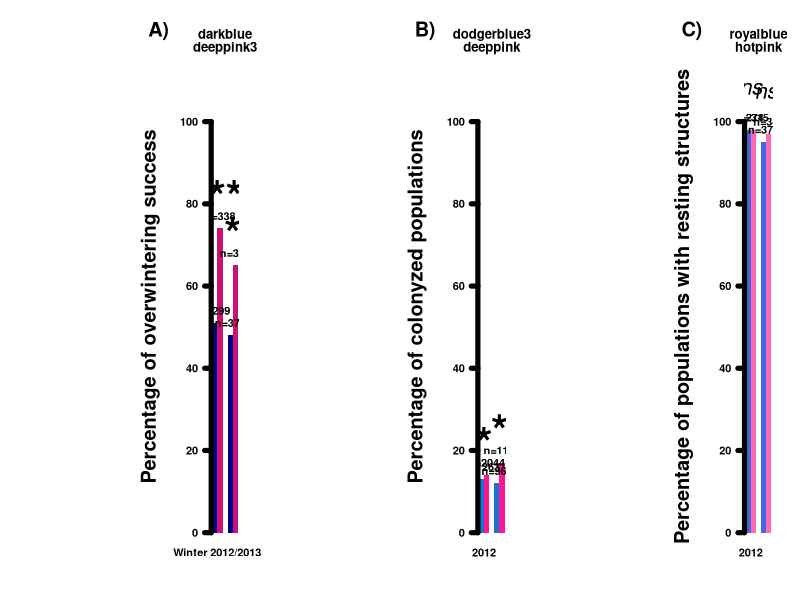
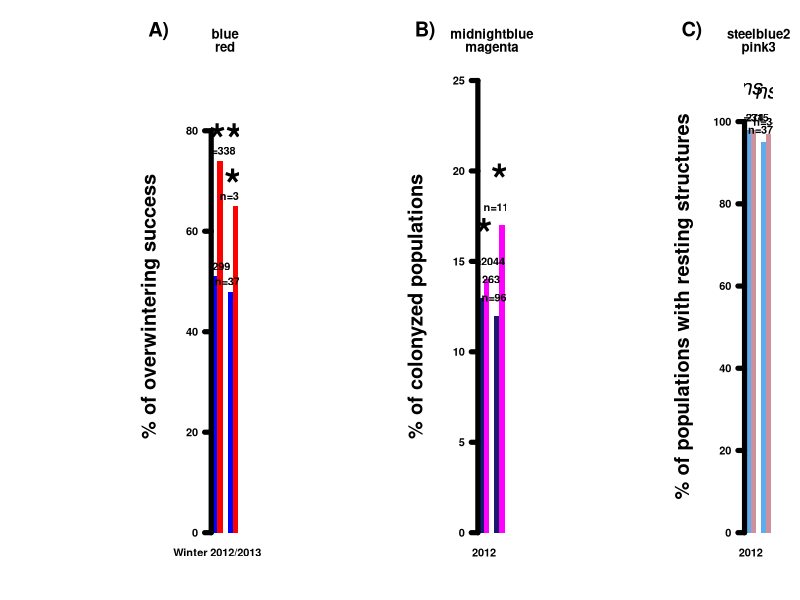
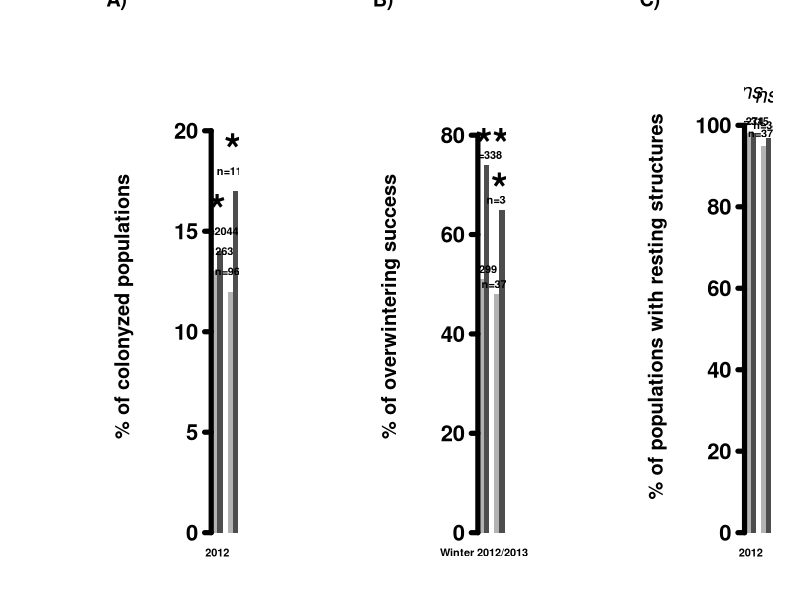
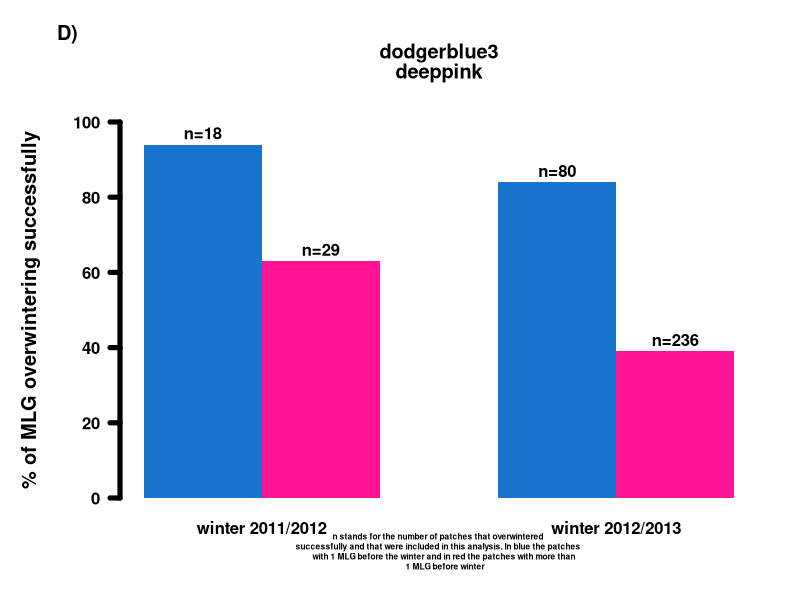

R code for these plots, in order:
###############################################################################
###############################################################################
#barplot of the effect of coinfection on different parameters
###############################################################################
###############################################################################


###############################################################################
#first try
###############################################################################

op<-par(mfrow=c(1,3),mar=c(5.1,16,6.1,2.1), oma=c(0,0,0,0))

#first plot for the overwintering success
coolcol<-c("darkblue","deeppink3")
datmat<-matrix(c(51,74,48,65),nrow=2)
temp<-barplot(datmat,beside=TRUE,border=NA,col=coolcol,
              names.arg=list("Winter 2012/2013","Winter 2013/2014"),
              main=coolcol,font=2,las=1,cex.lab=2,lwd=5,ylim=c(0,110))
mtext(side=2,text="Percentage of overwintering success",line=4,font=2,cex=1.2)
text(temp[1],datmat[1]+3,"n=299",font=2)
text(temp[2],datmat[2]+3,"n=338",font=2)
text((temp[1]+temp[2])/2,max(datmat[1:2])+10,"***",font=2,cex=4)
text(temp[3],datmat[3]+3,"n=372",font=2)
text(temp[4],datmat[4]+3,"n=346",font=2)
text((temp[3]+temp[4])/2,max(datmat[3:4])+10,"*",font=2,cex=4)
mtext(side=2,text="A)",font=2,cex=1.2,adj=3,padj=-18,las=1)

#second plot for the colonization success
coolcol<-c("dodgerblue3","deeppink")
datmat<-matrix(c(13,14,12,17),nrow=2)
temp<-barplot(datmat,beside=TRUE,border=NA,col=coolcol,
              names.arg=list("2012","2013"),
              main=coolcol,font=2,las=1,cex.lab=2,lwd=5,ylim=c(0,110))
mtext(side=2,text="Percentage of colonyzed populations",line=4,font=2,cex=1.2)
text(temp[1],datmat[1]+3,"n=1263",font=2)
text(temp[2],datmat[2]+3,"n=2044",font=2)
text((temp[1]+temp[2])/2,max(datmat[1:2])+10,"*",font=2,cex=4)
text(temp[3],datmat[3]+3,"n=962",font=2)
text(temp[4],datmat[4]+3,"n=1184",font=2)
text((temp[3]+temp[4])/2,max(datmat[3:4])+10,"*",font=2,cex=4)
mtext(side=2,text="B)",font=2,cex=1.2,adj=3,padj=-18,las=1)

#third plot for the production of overwintering structures
coolcol<-c("royalblue","hotpink")
datmat<-matrix(c(98,98,95,97),nrow=2)
temp<-barplot(datmat,beside=TRUE,border=NA,col=coolcol,
              names.arg=list("2012","2013"),
              main=coolcol,font=2,las=1,cex.lab=2,lwd=5,ylim=c(0,110))
mtext(side=2,text="Percentage of populations with resting structures",
      line=4,font=2,cex=1.2)
text(temp[1],datmat[1]+3,"n=274",font=2)
text(temp[2],datmat[2]+3,"n=315",font=2)
text((temp[1]+temp[2])/2,max(datmat[1:2])+10,"ns",font=3,cex=2)
text(temp[3],datmat[3]+3,"n=374",font=2)
text(temp[4],datmat[4]+3,"n=343",font=2)
text((temp[3]+temp[4])/2,max(datmat[3:4])+10,"ns",font=3,cex=2)
mtext(side=2,text="C)",font=2,cex=1.2,adj=3,padj=-18,las=1)

par(op)

#export to pdf 16 X 9 inches


###############################################################################
#second try
###############################################################################

op<-par(mfrow=c(1,3),mar=c(5.1,16,6.1,2.1), oma=c(0,0,0,0))

#first plot for the overwintering success
coolcol<-c("blue","red")
datmat<-matrix(c(51,74,48,65),nrow=2)
temp<-barplot(datmat,beside=TRUE,border=NA,col=coolcol,
              names.arg=list("Winter 2012/2013","Winter 2013/2014"),
              main=coolcol,font=2,las=1,cex.lab=2,lwd=5,ylim=c(0,90))
mtext(side=2,text="% of overwintering success",line=4,font=2,cex=1.2)
text(temp[1],datmat[1]+2,"n=299",font=2)
text(temp[2],datmat[2]+2,"n=338",font=2)
text((temp[1]+temp[2])/2,max(datmat[1:2])+6,"***",font=2,cex=4)
text(temp[3],datmat[3]+2,"n=372",font=2)
text(temp[4],datmat[4]+2,"n=346",font=2)
text((temp[3]+temp[4])/2,max(datmat[3:4])+6,"*",font=2,cex=4)
mtext(side=2,text="A)",font=2,cex=1.2,adj=3,padj=-18,las=1)

#second plot for the colonization success
coolcol<-c("midnightblue","magenta")
datmat<-matrix(c(13,14,12,17),nrow=2)
temp<-barplot(datmat,beside=TRUE,border=NA,col=coolcol,
              names.arg=list("2012","2013"),
              main=coolcol,font=2,las=1,cex.lab=2,lwd=5,ylim=c(0,25))
mtext(side=2,text="% of colonyzed populations",line=4,font=2,cex=1.2)
text(temp[1],datmat[1]+1,"n=1263",font=2)
text(temp[2],datmat[2]+1,"n=2044",font=2)
text((temp[1]+temp[2])/2,max(datmat[1:2])+3,"*",font=2,cex=4)
text(temp[3],datmat[3]+1,"n=962",font=2)
text(temp[4],datmat[4]+1,"n=1184",font=2)
text((temp[3]+temp[4])/2,max(datmat[3:4])+3,"*",font=2,cex=4)
mtext(side=2,text="B)",font=2,cex=1.2,adj=3,padj=-18,las=1)

#third plot for the production of overwintering structures
coolcol<-c("steelblue2","pink3")
datmat<-matrix(c(98,98,95,97),nrow=2)
temp<-barplot(datmat,beside=TRUE,border=NA,col=coolcol,
              names.arg=list("2012","2013"),
              main=coolcol,font=2,las=1,cex.lab=2,lwd=5,ylim=c(0,110))
mtext(side=2,text="% of populations with resting structures",
      line=4,font=2,cex=1.2)
text(temp[1],datmat[1]+3,"n=274",font=2)
text(temp[2],datmat[2]+3,"n=315",font=2)
text((temp[1]+temp[2])/2,max(datmat[1:2])+10,"ns",font=3,cex=2)
text(temp[3],datmat[3]+3,"n=374",font=2)
text(temp[4],datmat[4]+3,"n=343",font=2)
text((temp[3]+temp[4])/2,max(datmat[3:4])+10,"ns",font=3,cex=2)
mtext(side=2,text="C)",font=2,cex=1.2,adj=3,padj=-18,las=1)

par(op)

#export to pdf 16 X 9 inches

which(colors()=="hotpink")


###############################################################################
#third try, this time not in color, but with 2 shades of greys
###############################################################################

op<-par(mfrow=c(1,3),mar=c(5.1,16,6.1,2.1), oma=c(0,0,0,0))

coolcol<-c("grey70","grey30")

#first plot for the colonization success
datmat<-matrix(c(13,14,12,17),nrow=2)
temp<-barplot(datmat,beside=TRUE,border=NA,col=coolcol,
              names.arg=list("2012","2013"),
              font=2,las=1,cex.axis=2,cex.names=1,lwd=5,ylim=c(0,22.5))
mtext(side=2,text="% of colonyzed populations",line=6,font=2,cex=1.2)
text(temp[1],datmat[1]+1,"n=1263",font=2)
text(temp[2],datmat[2]+1,"n=2044",font=2)
text((temp[1]+temp[2])/2,max(datmat[1:2])+2.5,"*",font=2,cex=4)
text(temp[3],datmat[3]+1,"n=962",font=2)
text(temp[4],datmat[4]+1,"n=1184",font=2)
text((temp[3]+temp[4])/2,max(datmat[3:4])+2.5,"*",font=2,cex=4)
mtext(side=2,text="A)",font=2,cex=1.2,adj=5,padj=-20,las=1)


#second plot for the overwintering success
datmat<-matrix(c(51,74,48,65),nrow=2)
temp<-barplot(datmat,beside=TRUE,border=NA,col=coolcol,
              names.arg=list("Winter 2012/2013","Winter 2013/2014"),
              font=2,las=1,cex.axis=2,cex.names=1,lwd=5,ylim=c(0,91))
mtext(side=2,text="% of overwintering success",line=6,font=2,cex=1.2)
text(temp[1],datmat[1]+2,"n=299",font=2)
text(temp[2],datmat[2]+2,"n=338",font=2)
text((temp[1]+temp[2])/2,max(datmat[1:2])+6,"***",font=2,cex=4)
text(temp[3],datmat[3]+2,"n=372",font=2)
text(temp[4],datmat[4]+2,"n=346",font=2)
text((temp[3]+temp[4])/2,max(datmat[3:4])+6,"*",font=2,cex=4)
mtext(side=2,text="B)",font=2,cex=1.2,adj=5,padj=-20,las=1)


#third plot for the production of overwintering structures
datmat<-matrix(c(98,98,95,97),nrow=2)
temp<-barplot(datmat,beside=TRUE,border=NA,col=coolcol,
              names.arg=list("2012","2013"),
              font=2,las=1,cex.axis=2,cex.names=1,lwd=5,ylim=c(0,111))
mtext(side=2,text="% of populations with resting structures",
      line=6,font=2,cex=1.2)
text(temp[1],datmat[1]+3,"n=274",font=2)
text(temp[2],datmat[2]+3,"n=315",font=2)
text((temp[1]+temp[2])/2,max(datmat[1:2])+10,"ns",font=3,cex=2)
text(temp[3],datmat[3]+3,"n=374",font=2)
text(temp[4],datmat[4]+3,"n=343",font=2)
text((temp[3]+temp[4])/2,max(datmat[3:4])+10,"ns",font=3,cex=2)
mtext(side=2,text="C)",font=2,cex=1.2,adj=5,padj=-20,las=1)

par(op)

#export to pdf 16 X 9 inches


###############################################################################
#barplot for the mono-MLG vs several-MLG MLG survival rate
###############################################################################

op<-par(mfrow=c(1,1),mar=c(5.1,6,6.1,2.1), oma=c(0,0,0,0))

coolcol<-c("dodgerblue3","deeppink")
datmat<-matrix(c(94,63,84,39),nrow=2)
temp<-barplot(datmat,beside=TRUE,border=NA,col=coolcol,
              names.arg=list("winter 2011/2012","winter 2012/2013"),
              main=coolcol,font=2,las=1,cex.lab=2,lwd=5,ylim=c(0,100))
mtext(side=2,text="% of MLG overwintering successfully",line=4,font=2,cex=1.2)
text(temp[1],datmat[1]+3,"n=18",font=2)
text(temp[2],datmat[2]+3,"n=29",font=2)
#text((temp[1]+temp[2])/2,max(datmat[1:2])+3,"*",font=2,cex=4)
text(temp[3],datmat[3]+3,"n=80",font=2)
text(temp[4],datmat[4]+3,"n=236",font=2)
#text((temp[3]+temp[4])/2,max(datmat[3:4])+3,"*",font=2,cex=4)
mtext(side=2,text="D)",font=2,cex=1.2,adj=3,padj=-18,las=1)
mtext(side=1,text="n stands for the number of patches that overwintered 
successfully and that were included in this analysis. In blue the patches 
      with 1 MLG before the winter and in red the patches with more than 
      1 MLG before winter",
      font=2,cex=0.5,adj=NA,padj=1.5,las=0)

par(op)

#export to pdf 6 X 9 inches


###############################################################################
#END
###############################################################################
